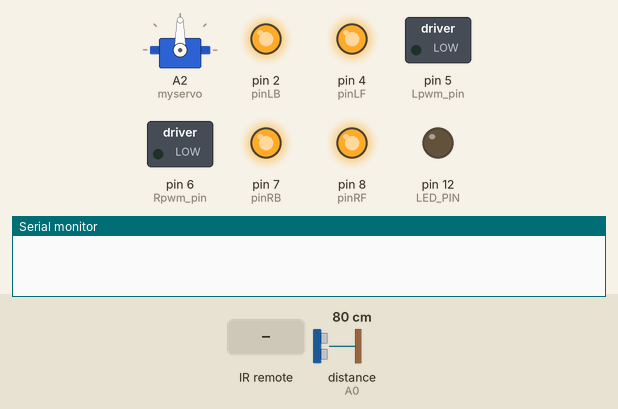
Bench run of a sketch on a simulated Arduino Uno, built with avr-gcc and run on an emulated ATmega328P. On the bench: servo, switched loads named in the sketch (green lamp = pin HIGH), output pins drawn as LEDs (lit = HIGH), the last lines printed to the serial monitor. The inputs (shaded band) are chosen by the test bench; at power-on: distance to the obstacle (sensor on A0) 80 cm. The echo pulse lasts 58.3 µs per cm; pins used as bus, display or sensor lines are not drawn.

Above: at 1.2 s.
1.3 s: infrared code 0xAD52FF00 received
At 2.0 s:
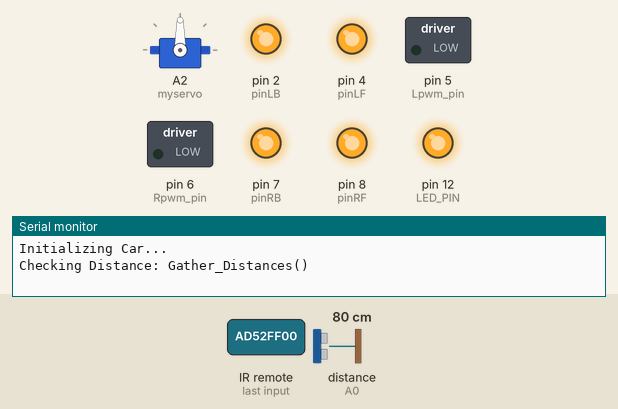
4.3 s: distance to the obstacle (sensor on A0) set to 21 cm
5.8 s: distance to the obstacle (sensor on A0) set to 17 cm
At 8.7 s:
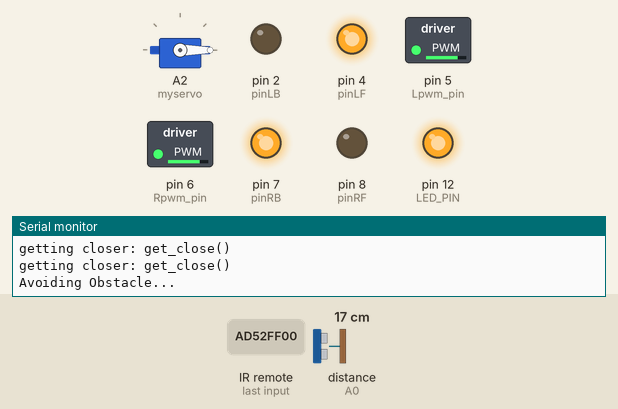
8.8 s: distance to the obstacle (sensor on A0) set to 247 cm
11.8 s: distance to the obstacle (sensor on A0) set to 254 cm
At 14.51 s:
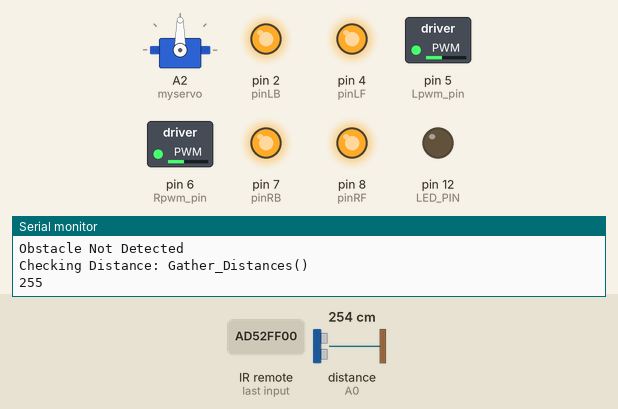
14.8 s: distance to the obstacle (sensor on A0) set to 2 cm
At 23.8 s:
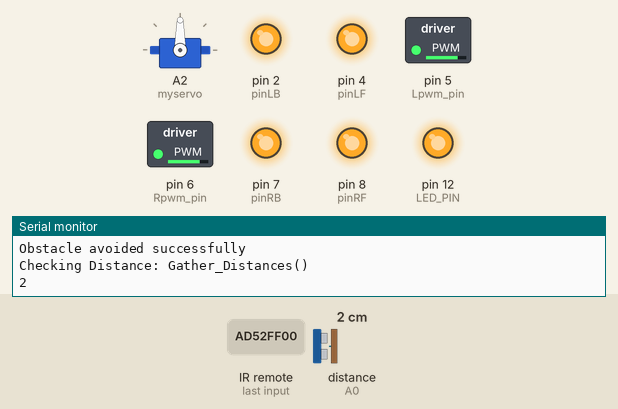
Timing chart, 0 to 29.3 s (numbered marks = the images above; inputs shaded):
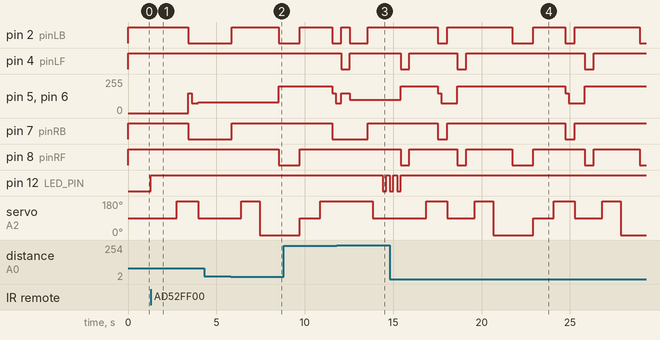

Measured:
- the behaviour switches between 20 and 19 cm on distance to the obstacle (sensor on A0) (found by bisection; images 1 and 2)
- the behaviour switches between 249 and 250 cm on distance to the obstacle (sensor on A0) (found by bisection; images 2 and 3)
- after the input at 1.3 s, pin 2 (pinLB), pin 7 (pinRB): HIGH → LOW after 2.1 s; pin 5 (Lpwm_pin), pin 6 (Rpwm_pin): 0/255 → 150/255 after 2.1 s, → 75/255 0.20 s later, → 80/255 0.36 s later; pin 12 (LED_PIN): LOW → HIGH at once; servo on A2 (myservo): 90° → 180° after 1.5 s, → 90° 1.2 s later
- after the input at 5.8 s, pin 2 (pinLB): LOW → HIGH after 0.06 s, → LOW 2.7 s later; pin 5 (Lpwm_pin), pin 6 (Rpwm_pin): 80/255 → 200/255 after 2.7 s; pin 7 (pinRB): LOW → HIGH after 0.06 s; pin 8 (pinRF): HIGH → LOW after 2.7 s; servo on A2 (myservo): 90° → 180° after 0.61 s, → 0° 1.1 s later
- after the input at 11.8 s, pin 12 (LED_PIN): HIGH → LOW after 2.6 s, → HIGH 0.20 s later
- after the input at 14.8 s, pin 7 (pinRB): alternates HIGH for 6.7 s and LOW for 0.55 s, starting after 2.7 s; pin 12 (LED_PIN): goes on until 15.4 s, then stays HIGH

The sketch:

EMD_Version7.ino
```cpp
#include <Servo.h>
#include <IRremote.hpp>

// ====== Servo Setup ======
Servo myservo;

// ====== Pin setup ======
int Echo_Pin = A0; // Ultrasonic ECHO
int Trig_Pin = A1; // Ultrasonic TRIG
#define Lpwm_pin 5 // ENA (Left speed)
#define Rpwm_pin 6 // ENB (Right speed)
int pinLB = 2; // IN1
int pinLF = 4; // IN2
int pinRB = 7; // IN3
int pinRF = 8; // IN4
#define LED_PIN 12 // Power indicator LED

// ====== IR remote setup ======
#define IR_PIN 9 // IR receiver signal pin
#define ONOFF_BUTTON 0xAD52FF00 // Remote’s ON/OFF hex code
bool carOn = false; // Toggle state

// ====== Distance variables ======
volatile int Front_Distance, Left_Distance, Right_Distance,Wall_Distance;

// ====== STUCK DETECTION VARIABLES ======
unsigned long lastStateChangeTime = 0;
const long STUCK_TIMEOUT = 3000; // 10 seconds without a state change triggers recovery
// ===================================================

// ====== Function declarations ======
long distance;
long checkdistance();
void Sensor_Issue();
void Unstuck_Recovery();
void Car_To_Wall_Position(); // Checks for obstacle, and if its not detected it'll follow the wall
void Obstacle_Avoiding();
void Gather_Distances(); // Gathers wall and front distance interchanging
void get_close(); // This overrides the wall following when it detects an obstacle 50cm away, it'll stop checking wall distance and make sure it wont run into the obstacle
void static_friction();  // This is to avoid the car getting stuck
void Ultrasonic_Front_obstacle_avoidance();  // initialize the car and where it is, if its close to an obstacle it'll avoid it first and vice versa
void Obstacle_Avoidance_Main();
void go_forward(unsigned char speed_val);
void go_backward(unsigned char speed_val);
void rotate_left(unsigned char speed_val);
void rotate_right(unsigned char speed_val);
void stopp();

enum State {
  IDLE,
  INITIALIZE,
  GATHER_DISTANCE,
  WALL_FOLLOW,
  OBSTACLE_AVOID,
  GET_CLOSE,
  UNSTUCK_ROUTINE,
  STOP
};

State currentState = IDLE;
void changeState(State newState);

// ===================================================
// ========== SETUP ==================================

void setup() {

myservo.attach(A2);
IrReceiver.begin(IR_PIN, ENABLE_LED_FEEDBACK);
Serial.begin(9600);


Front_Distance = 0;
Left_Distance = 0;
Right_Distance = 0;

myservo.write(90); // Center servo at 20°

pinMode(Echo_Pin, INPUT);
pinMode(Trig_Pin, OUTPUT);
pinMode(pinLB, OUTPUT);
pinMode(pinLF, OUTPUT);
pinMode(pinRB, OUTPUT);
pinMode(pinRF, OUTPUT);
pinMode(Lpwm_pin, OUTPUT);
pinMode(Rpwm_pin, OUTPUT);
pinMode(LED_PIN, OUTPUT);

digitalWrite(LED_PIN, LOW); // Ensure LED starts OFF

}

// ========== LOOP ===================================

void loop() {
  // --- IR Remote Toggle ---
  if (IrReceiver.decode()) {
    unsigned long value = IrReceiver.decodedIRData.decodedRawData;
    if (value == ONOFF_BUTTON) {
      carOn = !carOn;
      digitalWrite(LED_PIN, carOn ? HIGH : LOW);
      // This line was the problem. It is now correctly calling the function:
      changeState(carOn ? INITIALIZE : STOP);
    }
    IrReceiver.resume();
  }

  // --- STUCK CHECK (NEW) --- (This must come next)
  if (carOn && currentState != IDLE && currentState != STOP && (millis() - lastStateChangeTime > STUCK_TIMEOUT))
  {
    changeState(UNSTUCK_ROUTINE);
  }

  // --- State Machine ---
  switch (currentState) {
    case IDLE:
      stopp();
      break;

    case INITIALIZE:
      Serial.println("Initializing Car...");
      stopp();
      delay(300);
     changeState(GATHER_DISTANCE);
      break;

    case GATHER_DISTANCE:
      Gather_Distances();
      if (Front_Distance <= 80)
       changeState(GET_CLOSE);
      else
       changeState(WALL_FOLLOW);
      break;

    case GET_CLOSE:
      Serial.println("Getting Close...");
      get_close();
     changeState(OBSTACLE_AVOID);
      break;

    case OBSTACLE_AVOID:
      Serial.println("Avoiding Obstacle...");
      Obstacle_Avoiding();
      changeState(GATHER_DISTANCE);
      break;

    case WALL_FOLLOW:
      Serial.println("Following Wall...");
      Car_To_Wall_Position();
      changeState(GATHER_DISTANCE); // Make sure you use 'changeState' here!
      break;

    case UNSTUCK_ROUTINE: // NEW CASE: If stuck for too long
      Serial.println("Executing Unstuck Recovery Wiggle...");
      Unstuck_Recovery();
      changeState(GATHER_DISTANCE); // After recovery, try gathering distances again
      break;


    case STOP:
      stopp();
      digitalWrite(LED_PIN, LOW);
      if (carOn)  changeState(INITIALIZE); // resume when toggled ON
        digitalWrite(LED_PIN, HIGH);
      break;

    default:
      stopp();
     changeState(IDLE);
      break;
  }
}


// Converting the ultrasonic sensors into cm
long checkdistance() {
  long duration;
  digitalWrite(Trig_Pin, LOW);
  delayMicroseconds(2);
  digitalWrite(Trig_Pin, HIGH);
  delayMicroseconds(10);
  digitalWrite(Trig_Pin, LOW);
  duration = pulseIn(Echo_Pin, HIGH);
  distance = duration / 58;
  delay(50);
  return distance;
}


void Gather_Distances() {
stopp();
// Get the front distance
Serial.println("Checking Distance: Gather_Distances()");
delay(300);
myservo.write(90);
delay(500);
Front_Distance = checkdistance();
Serial.println(Front_Distance);

//Front distance correction if it times out, it backs up and tries to get another reading
if (Front_Distance > 250) {
  Sensor_Issue();
  go_backward(200);
  delay(500);
  stopp();
  myservo.write(90);
  delay(300);
  Front_Distance = checkdistance();
  delay(300);
  // If the new reading still is not accurate then it'll just assume the car is stuck

  if (Front_Distance > 250){
    Sensor_Issue();
    Obstacle_Avoiding();
  }
}


// getting the wall distance
delay(300);
myservo.write(180);
delay(300);
Wall_Distance = checkdistance();

// Wall reading correction same as above
if (Wall_Distance > 250) {
  Sensor_Issue();
  go_backward(200);
  delay(500);
  stopp();
  myservo.write(180);
  delay(300);
  Wall_Distance = checkdistance();
  delay(300);

  //// Wall reading correction same as above
    if (Wall_Distance > 250) {
      Sensor_Issue();
      Obstacle_Avoiding();
  }
}

Serial.println(Wall_Distance);
delay(300);
static_friction();
}


void get_close() {
Front_Distance = checkdistance();
myservo.write(90);
  while (Front_Distance >= 20) {
  go_forward(80);
  Front_Distance = checkdistance();
  Serial.println("getting closer: get_close()");
}
}


void Obstacle_Avoiding() {
// Obstacle detected
stopp();
delay(500);
Front_Distance = checkdistance();
if (Front_Distance <= 10){
  go_backward(200);
  delay(500);
  stopp();
  delay(500);
}

// Look left
myservo.write(190);
delay(500);
Left_Distance = checkdistance();
delay(500);

// Look right
myservo.write(0);
delay(500);
Right_Distance = checkdistance();
delay(500);

// Decide direction
if (Left_Distance > Right_Distance) {
rotate_left(200);
delay(800);
}
else {
rotate_right(200);
delay(800);
}

delay(400);
myservo.write(90); // Recenter after turning
Serial.println("Obstacle avoided successfully");
}


void Car_To_Wall_Position() {
  if (Wall_Distance >= 20) {
    Serial.println("Obstacle Not Detected");
    rotate_left(150);
    delay(500);
    go_forward(100);
    delay(1000);
    }
  else if (Wall_Distance <= 20) {
    rotate_right(150);
    delay(500);
    go_forward(100);
    delay(1000);
    }
}


// This is to overcome the wheels getting stuck
void static_friction() {
go_forward(150);
delay(200);
go_forward(75);
delay(300);
}


void Sensor_Issue() {
digitalWrite(LED_PIN, LOW);
delay(200);
digitalWrite(LED_PIN, HIGH);
delay(200);
digitalWrite(LED_PIN, LOW);
delay(200);
digitalWrite(LED_PIN, HIGH);
delay(200);
digitalWrite(LED_PIN, LOW);
delay(200);
digitalWrite(LED_PIN, HIGH);
}

void changeState(State newState) {
  currentState = newState;
  lastStateChangeTime = millis(); // Reset the stuck timer every time the state changes
}

void Unstuck_Recovery() {
  stopp();
  Sensor_Issue();
  delay(500);

  // 1. Back up aggressively
  go_backward(255);
  delay(1000); // 1 second
  stopp();
  delay(200);

  // 2. Rotate sharply to change position
  rotate_left(200);
  delay(1000); // 1 second
  stopp();
  delay(500);

  Serial.println("Unstuck Routine Complete. Re-evaluating.");
}

// ===================================================
// ========== MOTOR CONTROL ==========================
void go_forward(unsigned char speed_val) {
digitalWrite(pinRB, LOW);  // Front wheels on and back wheels off
digitalWrite(pinRF, HIGH);
digitalWrite(pinLB, LOW);
digitalWrite(pinLF, HIGH);
analogWrite(Lpwm_pin, speed_val);
analogWrite(Rpwm_pin, speed_val);
}


void go_backward(unsigned char speed_val) {
digitalWrite(pinRB, HIGH);  //Front wheels off and back wheels on
digitalWrite(pinRF, LOW);
digitalWrite(pinLB, HIGH);
digitalWrite(pinLF, LOW);
analogWrite(Lpwm_pin, speed_val);
analogWrite(Rpwm_pin, speed_val);
}


void rotate_left(unsigned char speed_val) {
digitalWrite(pinRB, LOW);  // Right front wheel and back left wheel on, other 2 are off
digitalWrite(pinRF, HIGH);
digitalWrite(pinLB, HIGH);
digitalWrite(pinLF, LOW);
analogWrite(Lpwm_pin, speed_val);
analogWrite(Rpwm_pin, speed_val);
}


void rotate_right(unsigned char speed_val) {
digitalWrite(pinRB, HIGH);  // Left front wheel and back right wheel on, other 2 are off
digitalWrite(pinRF, LOW);
digitalWrite(pinLB, LOW);
digitalWrite(pinLF, HIGH);
analogWrite(Lpwm_pin, speed_val);
analogWrite(Rpwm_pin, speed_val);
}


void stopp() {
digitalWrite(pinRB, HIGH);
digitalWrite(pinRF, HIGH);
digitalWrite(pinLB, HIGH);
digitalWrite(pinLF, HIGH);
}
```
